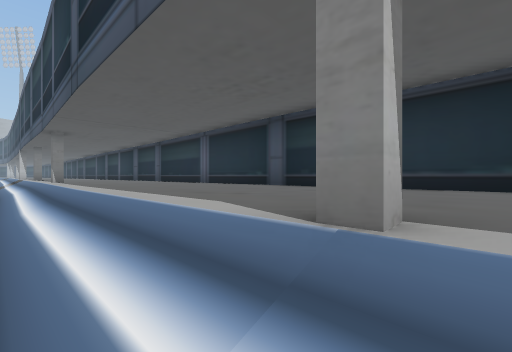
[1] (above)

16 first-person views from a walk through a scene from a Unity 3-D project. The camera is 1.5 m above the floor, looks level and sees 90° across. The floor is counted in squares, 2 m on a side. Each view is taken from the middle of a square. On the plan, view 1 faces up. The plan holds only what a view shows up to about 9 squares ahead; the rest is blank. The place goes on beyond the plan. Some animated figures are left out. Some surface patterns are stand-ins.

[2]
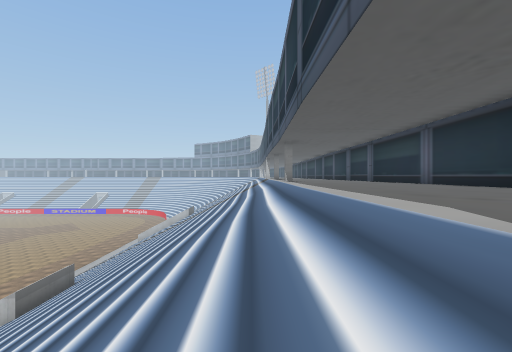

[3]
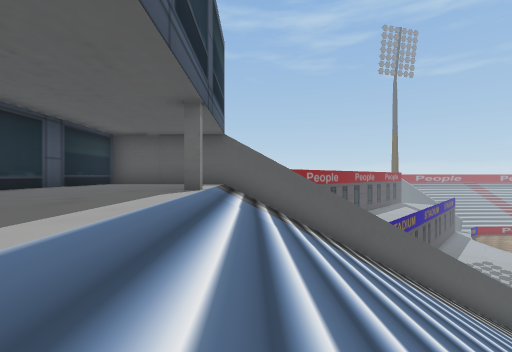

[4]
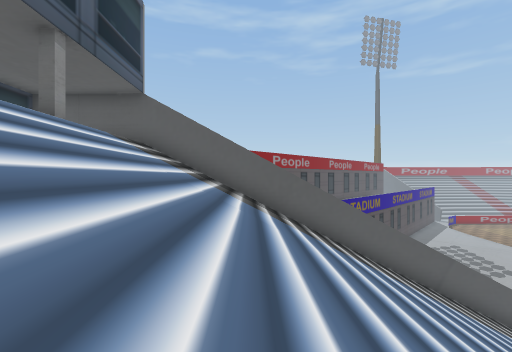

[5]
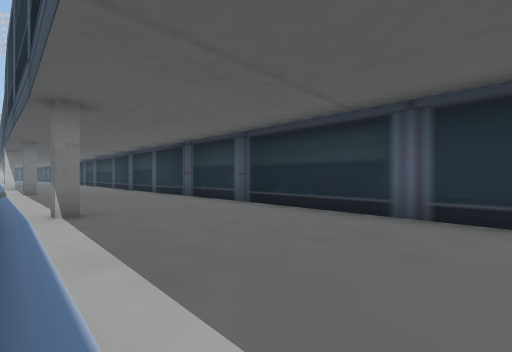

[6]
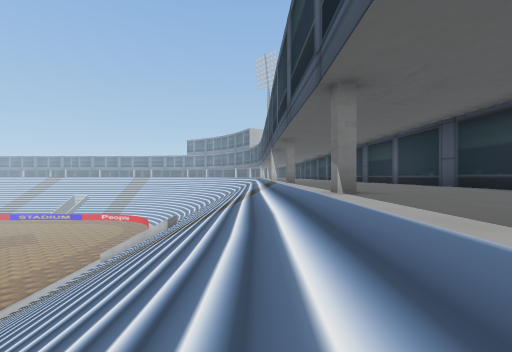

[7]
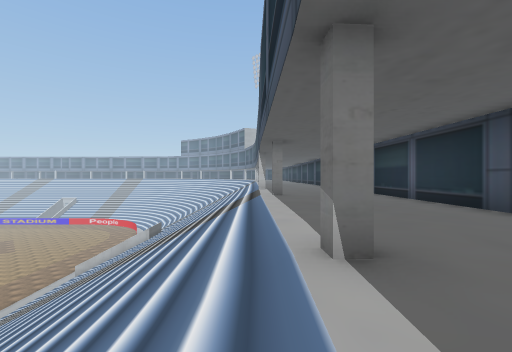

[8]
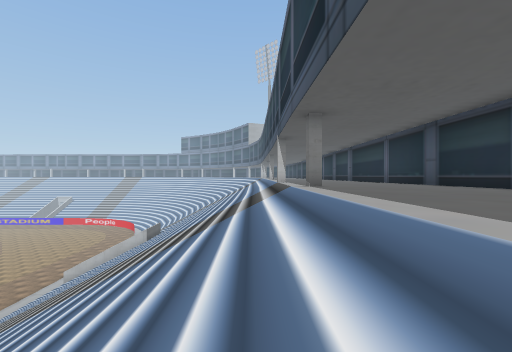

[9]
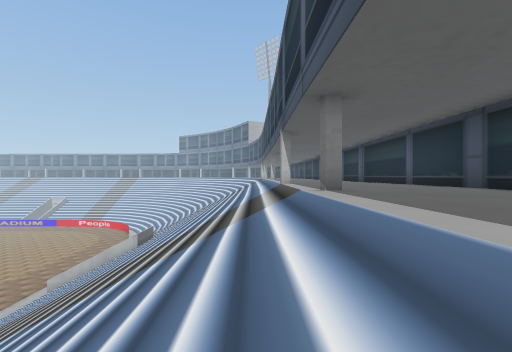

[10]
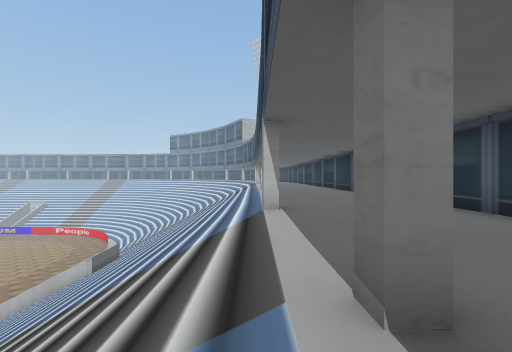

[11]
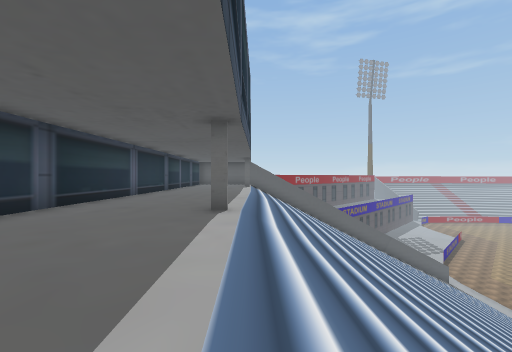

[12]
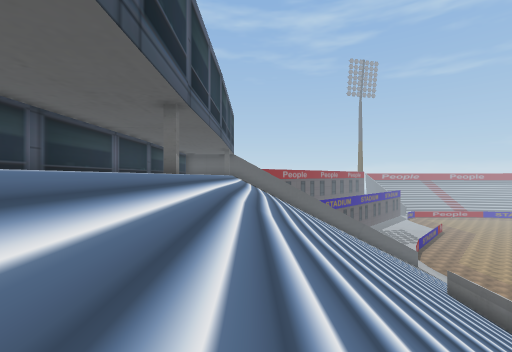

[13]
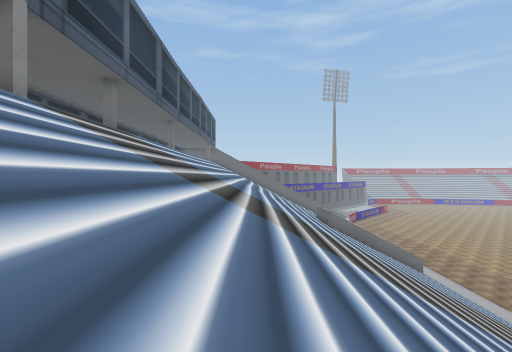

[14]
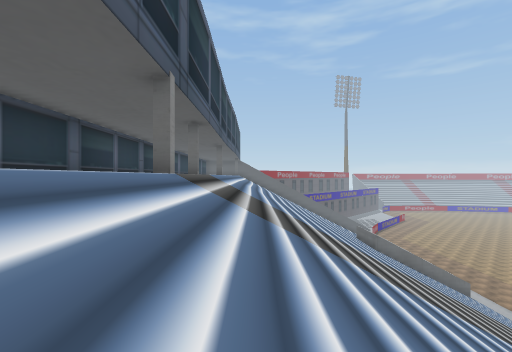

[15]
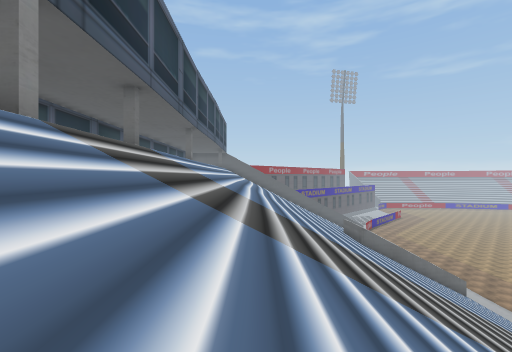

[16]
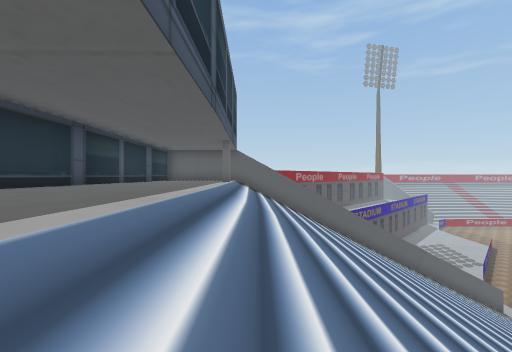

### Floor plan
Key: @ floor where view 1 was taken; # wall or solid block; . floor; / step, stairs or slope; = window, fence, low wall or low ledge.
Columns run from 23 left of view 1 to 6 right of it. Each row starts with its distance up from view 1.
 18     ///... .##
 17     ////.....##
 16   //////=.....##
 15   ////////.....##
 14  //////////.....##
 13 ////////////#....##
 12 /////////////.....##
 11   ////////////.....##
 10   /////////////.....##
  9   //////////////#....##
  8   ///////////////.....##
  7   ////////////////.....##
  6   /////////////////.....##
  5   //////////////////.....##
  4   ////    ///////////.....##
  3           ////////////.....##
  2           = ///////////.....##
  1           #=///////////=.....#
  0           ##///////////@/...##
 -1                ///////////.##
 -2                ///////////##
 -3                //////////##
 -4                ////////###
 -5                  /////##
 -6                  ////##
 -7                  ///##
 -8                  //##
 -9                  /##

Positions as (right, up) in squares from view 1, and headings:
1: (0, 0), facing up
2: (0, 0), facing up-left
3: (-4, 4), facing down-right
4: (-6, 2), facing down-right
5: (-4, 5), facing up
6: (-5, 5), facing up-left
7: (-6, 7), facing up-left
8: (-8, 8), facing up-left
9: (-9, 9), facing up-left
10: (-11, 12), facing up-left
11: (-11, 12), facing down-right
12: (-13, 12), facing down-right
13: (-21, 16), facing down-right
14: (-19, 18), facing down-right
15: (-19, 16), facing down-right
16: (-8, 8), facing down-right
